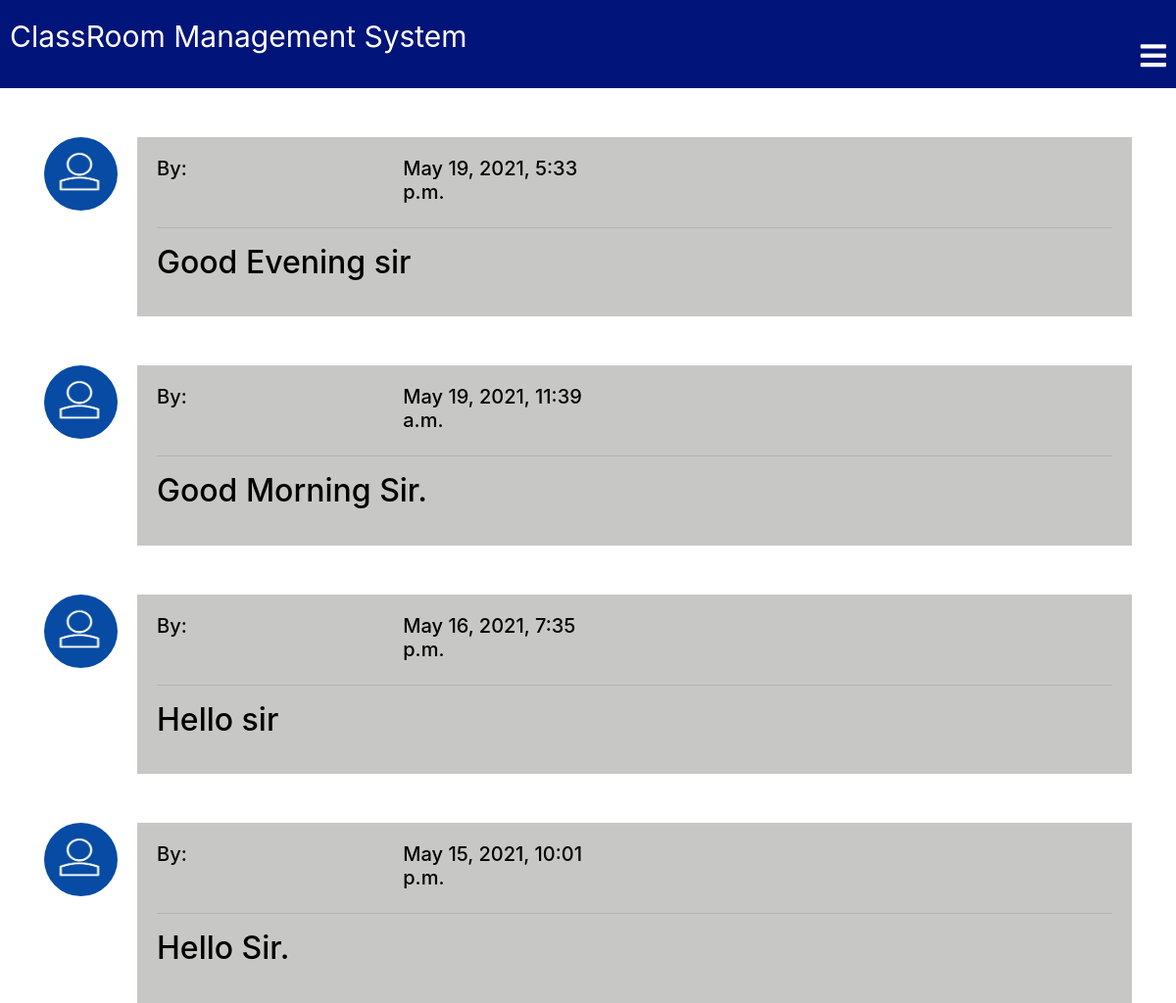
The page /classroom/teacher/20/messages_list (signed in) on the database its author committed.
### classroom/models.py (models this page shows, shortened)
class MessageToTeacher(models.Model):
    student = models.ForeignKey(Student,related_name='student',on_delete=models.CASCADE)
    teacher = models.ForeignKey(Teacher,related_name='messages',on_delete=models.CASCADE)
    created_at = models.DateTimeField(auto_now=True)
    message = models.TextField()
    message_html = models.TextField(editable=False)
    class Meta:
        ordering = ['-created_at']
        unique_together = ['student','message']

### classroom/views.py (the view)
# urls.py: path('teacher/<int:pk>/messages_list',views.messages_list,name="messages_list"),
@login_required
def messages_list(request,pk):
    teacher = get_object_or_404(models.Teacher,pk=pk)
    return render(request,'classroom/messages_list.html',{'teacher':teacher})

### template/classroom/messages_list.html
{% extends 'classroom/base.html' %}
{% load static %}
{% block content %}
<div class="container">
  {% if teacher.messages.count == 0 %}
  <h2>No messages yet.</h2>
  {% else %}
  {% for mssg in teacher.messages.all %}
  <div class="notice">
    <div class="row">
      <div class="col-md-1">
        {% if mssg.student.student_profile_pic %}
        <img src="{{ mssg.student.student_profile_pic.url }}" class="notice-img">
        {% else %}
        <img src="{% static 'images/login-avatar.PNG' %}" class="notice-img">
        {% endif %}
      </div>
      <div class="col-md-11">
        <div class="notice-details">
          <div class="row">
            <div class="col-md-3">
              <h5>By: {{ mssg.student.name }}</h5>
            </div>
            <div class="col-md-3">
              <h5>{{ mssg.created_at }}</h5>
            </div>
          </div>
          <hr>
          <h2>{{ mssg.message_html|safe }}</h2>
        </div>
      </div>
    </div>
  </div>
  {% endfor %}
  {% endif %}
</div>
{% endblock %}

### template/classroom/base.html (shortened to what this page needs)
<!DOCTYPE html>
{% load static %}
<html lang="en" dir="ltr">
  <head>
<link rel="stylesheet" href="https://maxcdn.bootstrapcdn.com/bootstrap/4.5.0/css/bootstrap.min.css">
    <link rel="stylesheet" href="{% static 'css/base.css' %}">
    <link rel="stylesheet" href="{% static 'css/searchbar.css' %}">
    <link rel="stylesheet" href="{% static 'css/newbase.css' %}">
    <link rel="stylesheet" href="https://pro.fontawesome.com/releases/v5.10.0/css/all.css">
    {% load bootstrap4 %}
    {% bootstrap_css %}
  </head>
  <body>
    <nav>
      <div class="toggle">
        <a href="{% url 'home' %}">ClassRoom Management System</a>
        <i class="fa fa-bars menu"></i>
      </div>
    </nav>
      {% block content %}
      {% endblock %}
  </body>
</html>

### static/css/base.css (style rules this page uses)
nav { width: 100%; background:rgb(0, 0, 255); margin-bottom: 0; text-align: center; }
.toggle { width: 100%; padding: 10px; background:rgb(0,20,121); text-align: right; box-sizing: border-box; color: #fff; font-size: 30px; display: block; }
.toggle a { text-align: left; display: block; color:rgb(255, 254, 254); text-decoration: none; margin-top:5px; margin-bottom: -25px; padding: 0px; }
.notice { margin-top: 50px; }
.notice .notice-details { background: #c7c7c5; padding: 20px; color: black; }
.notice .notice-img { width:75px; height:75px; border-radius: 50%; }

### rows shown on the page
MessageToTeacher: created_at "May 19, 2021, 5:33 p.m.", message_html "Good Evening sir"
MessageToTeacher: created_at "May 19, 2021, 11:39 a.m.", message_html "Good Morning Sir."
MessageToTeacher: created_at "May 16, 2021, 7:35 p.m.", message_html "Hello sir"
MessageToTeacher: created_at "May 15, 2021, 10:01 p.m.", message_html "Hello Sir."
